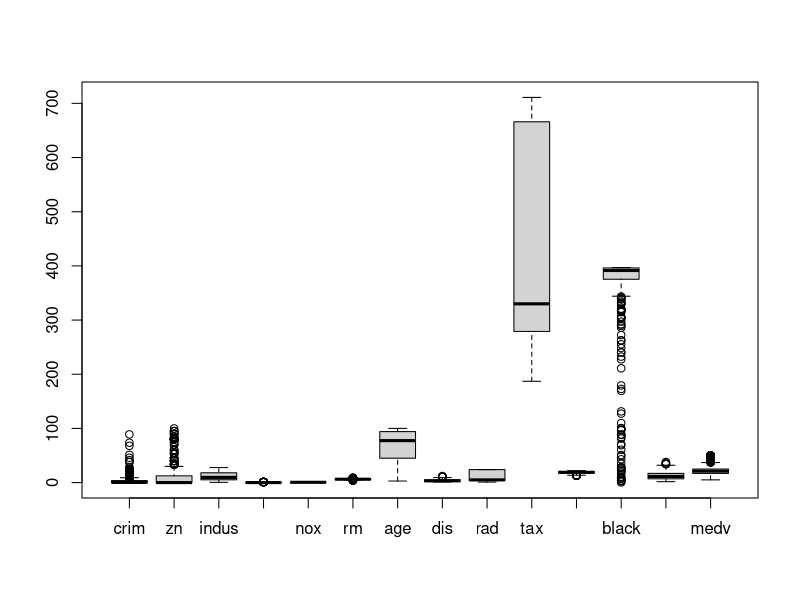
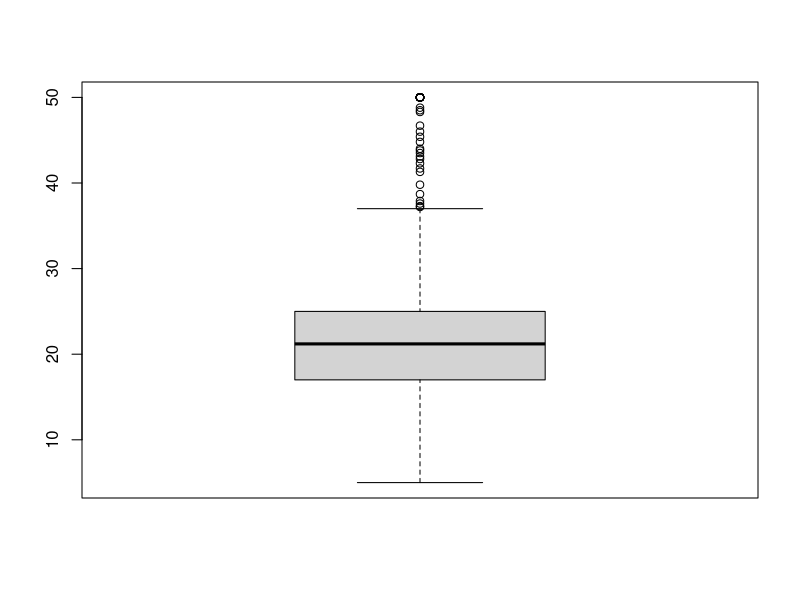
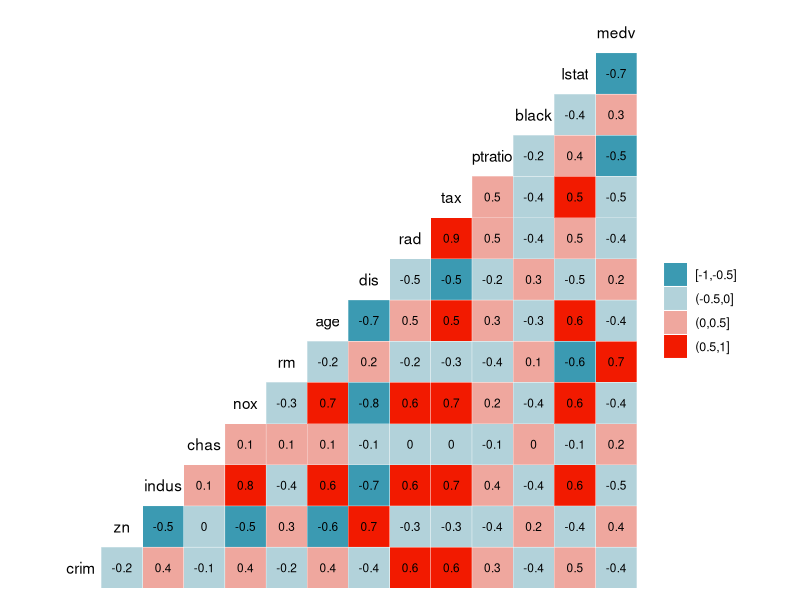
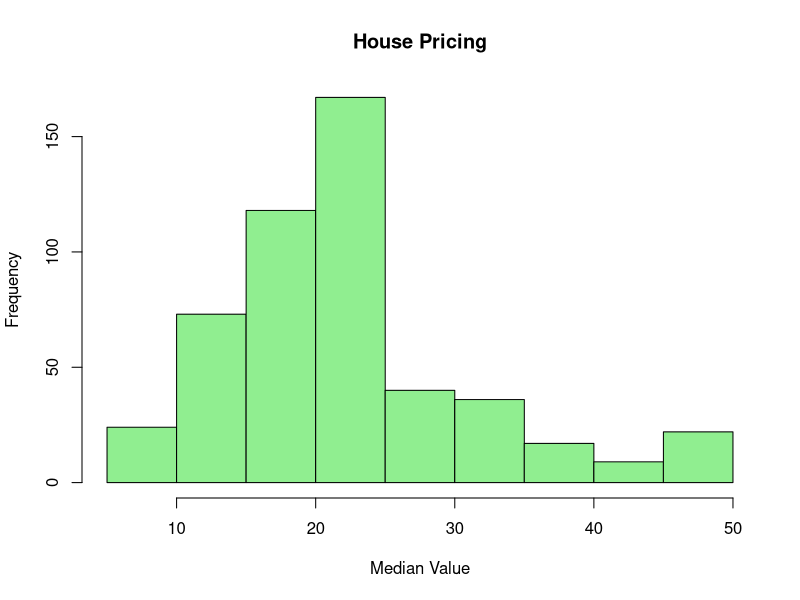
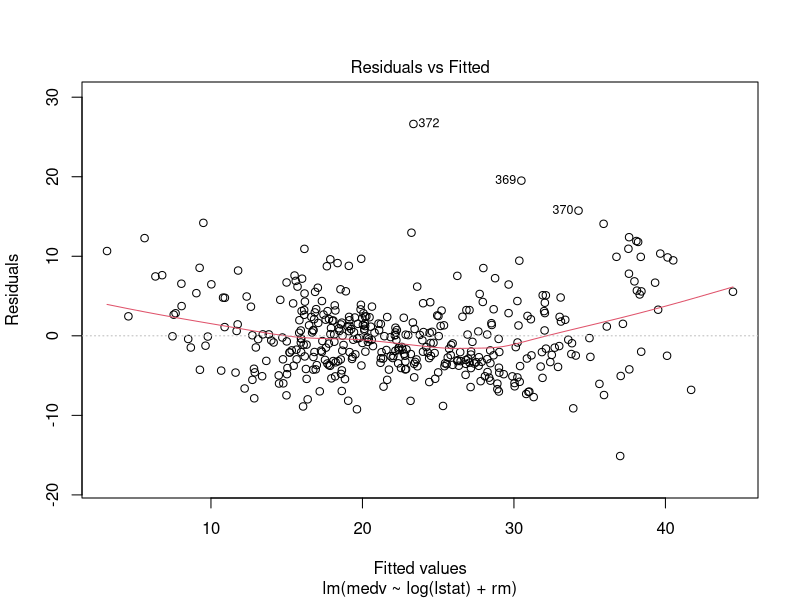
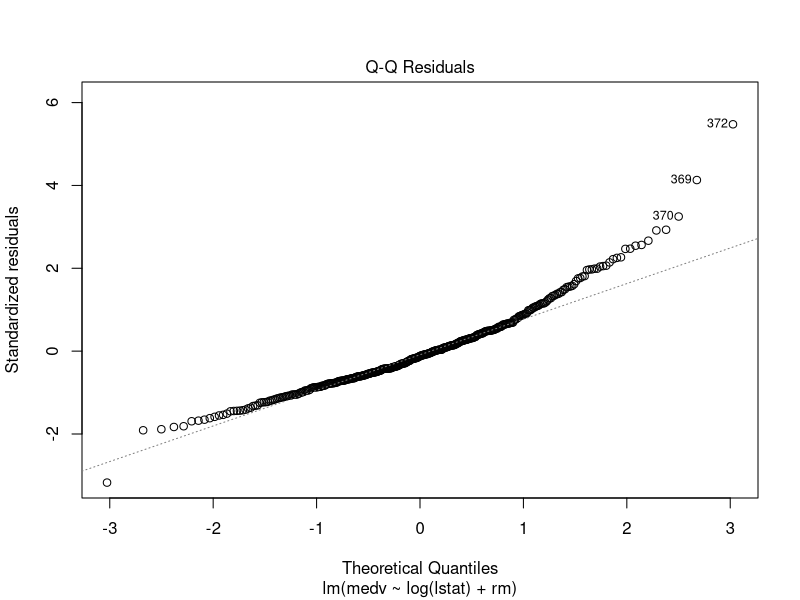
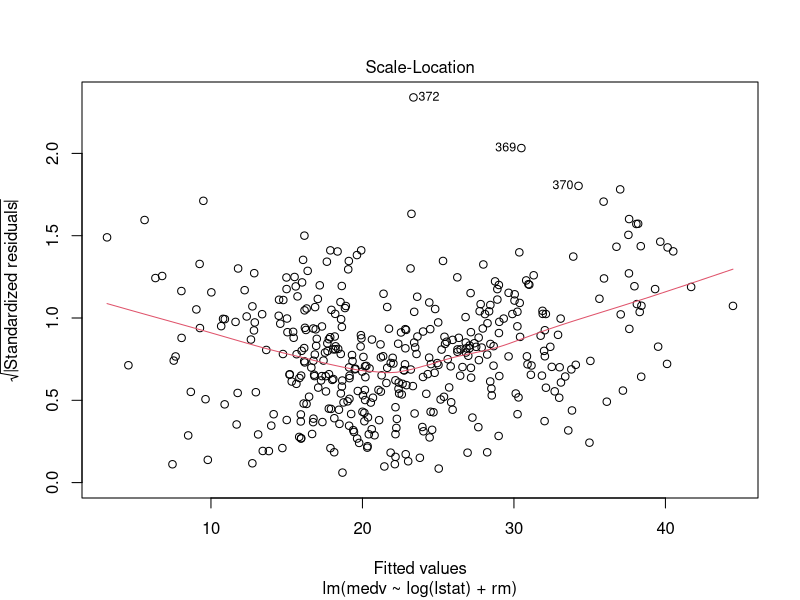
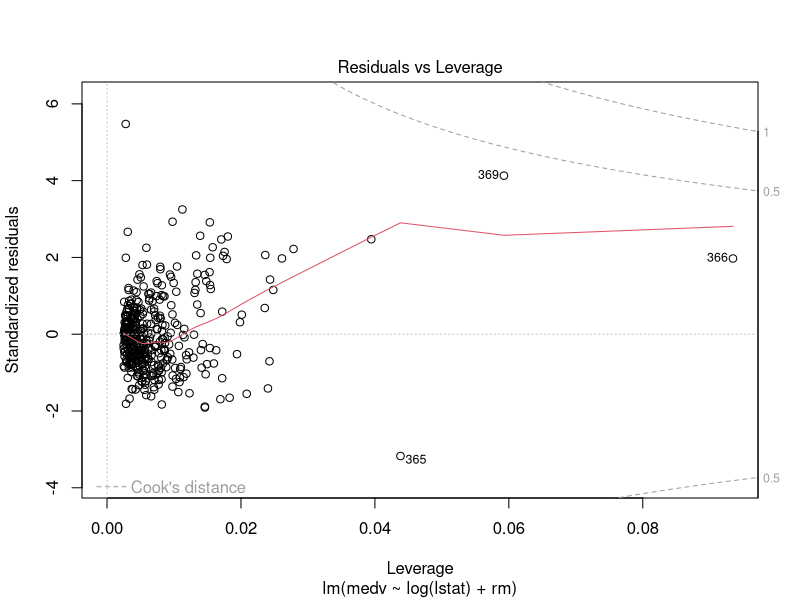

These figures' R source, in order:
#Importing Libraries

library(MASS)
library(dplyr)
library(GGally)
library(glmnet)
library(randomForest)
library(car)

#Analyzing Boston Data

data(Boston)
summary(Boston)
boxplot(Boston)
boxplot(Boston$medv)

#Correlation
cor(Boston)
ggcorr(Boston, nbreaks=4,label = TRUE, label_size = 3)

#Check Conditions to see if Linear Regression can be used

#Independence of observations i.e. no autocorrelation
cor(Boston, Boston$medv)
#Normality
hist(Boston$medv, col = "Light Green", xlab="Median Value", 
     main="House Pricing")

## Different Regression Models

# Training and Testing

# Partitioning the data on a 8/2 ratio as training/test data sets
set.seed(123456)
sample_data <- sample(nrow(Boston),nrow(Boston)*0.80)
training_set <- Boston[sample_data,]
test_set <- Boston[-sample_data,]

# Variable Selection
#Can be done in 3 ways

#Forward Selection
nullmodel <- lm(medv~1, data = training_set)
fullmodel <- lm(medv~., data = training_set)
forward <- step(nullmodel, scope=list(lower=nullmodel, upper=fullmodel), 
                direction='forward')
summary(forward)

#Backward Elimination
backward <- step(fullmodel,direction='backward')

summary(backward)

#Step wise Selection
stepwise <- step(nullmodel, scope=list(lower=nullmodel, upper=fullmodel), 
                 direction='both')
summary(stepwise)

#Linear Regression

## Model 1
model_1 <- lm(medv~log(lstat)+rm,data = training_set)
pred_1 <- predict(model_1, newdata = test_set)
summary(model_1)
plot(model_1)
step(model_1)

## Model 2
model_2 <- lm(medv~rm,data = training_set)
pred_2 <- predict(model_2, newdata = test_set)
summary(model_2)
plot(model_2)
step(model_2)

## Model 3
model_3 <- lm(medv~lstat,data = training_set)
pred_3 <- predict(model_3, newdata = test_set)
summary(model_3)
plot(model_3)
step(model_3)

## Model 4
model_4 <- lm(medv~log(lstat)+rm+log(crim),data = training_set)
pred_4 <- predict(model_4, newdata = test_set)
summary(model_4)
plot(model_4)
step(model_4)

## Model 5
model_5 <- lm(medv~poly(lstat, 2),data = training_set)
pred_5 <- predict(model_5, newdata = test_set)
summary(model_5)
plot(model_5)
step(model_5)

## Model 6
model_6 <- lm( medv ~ .,data = training_set )
pred_6 <- predict(model_6, newdata = test_set)
summary(model_6)
plot(model_6)
step(model_6)

## Model 7
#Using the selected variables
model_7 <- lm( medv ~ crim + zn + chas + nox + rm + dis + ptratio + 
                 rad + black + lstat + tax ,data = training_set )
pred_7 <- predict(model_7, newdata = test_set)
summary(model_7)
plot(model_7)
step(model_7)

summary(model_1)$adj.r.squared
summary(model_2)$adj.r.squared 
summary(model_3)$adj.r.squared 
summary(model_4)$adj.r.squared 
summary(model_5)$adj.r.squared 
summary(model_6)$adj.r.squared
summary(model_7)$adj.r.squared
